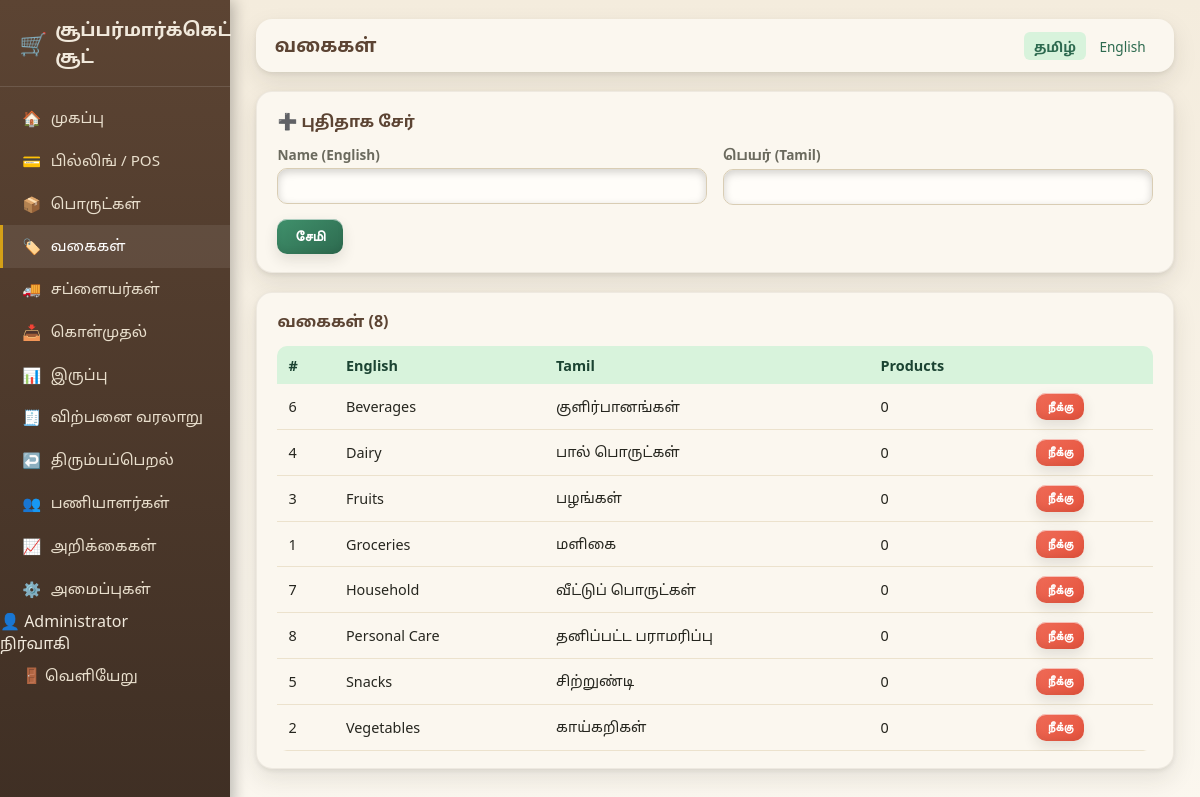
Screenshot of /products/categories.php (signed in) with the database file from the repository.
### tables this page shows
CREATE TABLE IF NOT EXISTS categories (
    id INT AUTO_INCREMENT PRIMARY KEY,
    name VARCHAR(100) NOT NULL,
    name_ta VARCHAR(100) DEFAULT NULL,
    parent_id INT DEFAULT NULL,
    icon VARCHAR(50) DEFAULT NULL,
    is_active TINYINT(1) NOT NULL DEFAULT 1,
    deleted_at DATETIME DEFAULT NULL,
    created_at DATETIME DEFAULT CURRENT_TIMESTAMP,
    KEY idx_parent (parent_id)
);

### includes/functions.php (called while the page is built, shortened)
<?php
function get_setting(): array
{
    static $settings = null;
    if ($settings === null) {
        $stmt = db()->query("SELECT * FROM store_settings LIMIT 1");
        $settings = $stmt->fetch() ?: [];
    }
    return $settings;
}
function load_lang(): array
{
    static $lang = null;
    if ($lang === null) {
        $code = $_SESSION['lang'] ?? (get_setting()['default_language'] ?? 'ta');
        $file = __DIR__ . '/../lang/' . $code . '.json';
        $lang = json_decode(file_get_contents($file), true) ?: [];
    }
    return $lang;
}
function t(string $key): string
{
    $lang = load_lang();
    return $lang[$key] ?? $key;
}
function e(?string $val): string
{
    return htmlspecialchars($val ?? '', ENT_QUOTES, 'UTF-8');
}

### includes/auth.php (called while the page is built, shortened)
<?php
require_once __DIR__ . '/../config/db.php';
function current_user(): ?array
{
    return $_SESSION['user'] ?? null;
}
function can(string $moduleKey): bool
{
    $user = current_user();
    $allowed = $GLOBALS['PERMISSIONS'][$moduleKey] ?? [];
    return in_array($user['role'], $allowed, true);
}
function base_url(string $path = ''): string
{
    $base = defined('APP_BASE_URL') ? APP_BASE_URL : '';
    return rtrim($base, '/') . '/' . ltrim($path, '/');
}

### config/db.php (called while the page is built, shortened)
<?php
function db(): PDO
{
    static $pdo = null;
    if ($pdo === null) {
        try {
            $dsn = 'mysql:host=' . DB_HOST . ';dbname=' . DB_NAME . ';charset=utf8mb4';
            $pdo = new PDO($dsn, DB_USER, DB_PASS, [
                PDO::ATTR_ERRMODE            => PDO::ERRMODE_EXCEPTION,
                PDO::ATTR_DEFAULT_FETCH_MODE => PDO::FETCH_ASSOC,
                PDO::ATTR_EMULATE_PREPARES   => false,
            ]);
        } catch (PDOException $e) {
            http_response_code(500);
            die('Database connection failed. Please check config/db.php credentials. (' . htmlspecialchars($e->getMessage()) . ')');
        }
    }
    return $pdo;
}

### products/categories.php (the view, shortened to what this page needs)
<?php
require_once __DIR__ . '/../includes/functions.php';
require_once __DIR__ . '/../includes/auth.php';
$categories = db()->query("SELECT c.*, (SELECT COUNT(*) FROM products p WHERE p.category_id=c.id AND p.deleted_at IS NULL) product_count FROM categories c WHERE c.deleted_at IS NULL ORDER BY c.name")->fetchAll();
$pageTitle = t('categories');
$activeModule = 'categories';
require_once __DIR__ . '/../includes/header.php';
?>
<div class="card">
  <div class="card-title">
    ➕ <?= e(t('add_new')) ?>
  </div>
  <form method="post">
    <div class="form-row">
      <div><label>Name (English)</label><input type="text" name="name" required></div>
      <div><label>பெயர் (Tamil)</label><input type="text" name="name_ta"></div>
    </div>
    <button class="btn btn-primary" type="submit"><?= e(t('save')) ?></button>
  </form>
</div>
<div class="card">
  <div class="card-title"><?= e(t('categories')) ?> (<?= count($categories) ?>)</div>
  <div class="table-scroll">
  <table class="data-table">
    <tr><th>#</th><th>English</th><th>Tamil</th><th>Products</th><th></th></tr>
    <?php foreach ($categories as $c): ?>
    <tr>
      <td><?= (int)$c['id'] ?></td>
      <td><?= e($c['name']) ?></td>
      <td><?= e($c['name_ta']) ?></td>
      <td><?= (int)$c['product_count'] ?></td>
      <td>
        <form method="post" style="display:inline" onsubmit="return confirmDelete('Delete this category?')">
          <button class="btn btn-sm btn-danger" type="submit"><?= e(t('delete')) ?></button>
        </form>
      </td>
    </tr>
    <?php endforeach; ?>
  </table>
  </div>
</div>
<?php require_once __DIR__ . '/../includes/footer.php'; ?>

### includes/header.php (shortened to what this page needs)
<?php
require_once __DIR__ . '/auth.php';
require_once __DIR__ . '/functions.php';
$pageTitle = $pageTitle ?? t('dashboard');
$activeModule = $activeModule ?? '';
$user = current_user();
?>
<!DOCTYPE html>
<html lang="<?= e($_SESSION['lang'] ?? 'ta') ?>">
<head>
<link rel="stylesheet" href="<?= base_url('assets/css/style.css') ?>">
</head>
<body>
<div class="app-shell">
  <aside class="sidebar">
    <div class="brand"><span class="emoji">🛒</span> <span><?= e(t('app_name')) ?></span></div>
    <nav>
      <?php
      $links = [
        'dashboard'      => ['dashboard.php', t('dashboard'), '🏠'],
        'billing'        => ['billing.php', t('billing'), '💳'],
        'products'       => ['products/index.php', t('products'), '📦'],
        'categories'     => ['products/categories.php', t('categories'), '🏷️'],
        'suppliers'      => ['products/suppliers.php', t('suppliers'), '🚚'],
        'purchases'      => ['products/purchases.php', t('purchases'), '📥'],
        'stock'          => ['products/stock_adjust.php', t('stock'), '📊'],
        'sales_history'  => ['sales_history.php', t('sales_history'), '🧾'],
        'returns'        => ['returns.php', t('returns'), '↩️'],
        'staff'          => ['staff.php', t('staff'), '👥'],
        'reports'        => ['reports/index.php', t('reports'), '📈'],
        'settings'       => ['settings.php', t('settings'), '⚙️'],
      ];
      foreach ($links as $key => [$href, $label, $icon]) {
          $cls = ($activeModule === $key) ? 'active' : '';
          echo '<a class="' . $cls . '" href="' . base_url($href) . '">' . $icon . ' <span>' . e($label) . '</span></a>';
      }
      ?>
    </nav>
    <div class="role-tag">👤 <?= e($user['name']) ?><br><?= e(t('role_' . $user['role'])) ?></div>
    <nav><a href="<?= base_url('logout.php') ?>">🚪 <?= e(t('logout')) ?></a></nav>
  </aside>
  <main class="main">
    <div class="topbar">
      <h3 style="margin:0;"><?= e($pageTitle) ?></h3>
      <div class="lang-switch">
        <a href="?lang=ta" class="<?= (($_SESSION['lang'] ?? 'ta') === 'ta') ? 'active' : '' ?>">தமிழ்</a>
        <a href="?lang=en" class="<?= (($_SESSION['lang'] ?? 'ta') === 'en') ? 'active' : '' ?>">English</a>
      </div>
    </div>

### includes/footer.php (shortened to what this page needs)
  </main>
</div>
</body>
</html>

### assets/css/style.css (style rules this page uses)
:root { --green-900:#1b4332; --green-700:#2d6a4f; --green-600:#40916c; --green-500:#52b788; --green-100:#d8f3dc; --wood-800:#5c4433; --wood-600:#8a6242; --cream-50:#fbf7ef; --cream-100:#f4ecdd; --gold-500:#d4a017; --red-500:#e5533d; --ink-900:#26261f; --ink-500:#6b6a5e; --radius-lg:16px; --radius-md:10px; --radius-sm:6px; --shadow-raised: 0 6px 14px rgba(38,38,31,.12), 0 1px 0 rgba(255,255,255,.6) inset, 0 -3px 6px rgba(0,0,0,.06) inset; --shadow-pressed: inset 0 3px 8px rgba(0,0,0,.18); --shadow-card: 0 10px 24px rgba(38,38,31,.10), 0 2px 4px rgba(38,38,31,.08); }
* { box-sizing:border-box; }
html,body { margin:0;padding:0; }
body { font-family:'Segoe UI', 'Noto Sans Tamil', 'Catamaran', Tahoma, sans-serif; background: linear-gradient(180deg, var(--cream-100) 0%, var(--cream-50) 100%); color:var(--ink-900); min-height:100vh; }
a { color:var(--green-700); text-decoration:none; }
h1,h2,h3,h4 { margin:0 0 .5rem; color:var(--wood-800); }
.app-shell { display:flex; min-height:100vh; }
.sidebar { width:230px; flex-shrink:0; background: linear-gradient(180deg, var(--wood-800), #3f2f24); color:#f1e9dc; padding:1rem 0; box-shadow: 4px 0 14px rgba(0,0,0,.25); }
.sidebar .brand { padding: 0 1.2rem 1rem; font-weight:700; font-size:1.15rem; border-bottom:1px solid rgba(255,255,255,.12); margin-bottom: .6rem; display:flex; align-items:center; gap:.5rem; }
.sidebar .brand .emoji { font-size:1.4rem; }
.sidebar nav a { display:flex; align-items:center; gap:.6rem; color:#e9dfcd; padding:.65rem 1.2rem; font-size:.95rem; border-left:3px solid transparent; }
.sidebar nav a:hover, .sidebar nav a.active { background: rgba(255,255,255,.08); border-left-color: var(--gold-500); color:#fff; }
.main { flex:1; padding:1.2rem 1.6rem; max-width:100%; overflow-x:hidden; }
.topbar { display:flex; justify-content:space-between; align-items:center; background:var(--cream-50); border-radius: var(--radius-lg); box-shadow: var(--shadow-card); padding:.8rem 1.2rem; margin-bottom:1.2rem; }
.topbar .lang-switch a { padding:.3rem .6rem; border-radius:var(--radius-sm); font-size:.85rem; }
.topbar .lang-switch a.active { background:var(--green-100); font-weight:700; }
.card { background:var(--cream-50); border-radius: var(--radius-lg); box-shadow: var(--shadow-card); padding:1.1rem 1.3rem; margin-bottom:1.2rem; border:1px solid rgba(92,68,51,.08); }
.card-title { font-weight:700; color:var(--wood-800); margin-bottom:.8rem; display:flex; justify-content:space-between; align-items:center; }
.btn { display:inline-flex; align-items:center; gap:.4rem; border:none; border-radius:var(--radius-md); padding:.55rem 1.1rem; font-size:.9rem; font-weight:600; cursor:pointer; box-shadow: var(--shadow-raised); background: linear-gradient(145deg,#fff,#efe7d6); color:var(--ink-900); transition: transform .05s ease; }
.btn-primary { background: linear-gradient(145deg, var(--green-600), var(--green-700)); color:#fff; }
.btn-danger { background: linear-gradient(145deg,#ef6b57, var(--red-500)); color:#fff; }
.btn-sm { padding:.35rem .7rem; font-size:.8rem; }
label { font-size:.85rem; font-weight:600; color:var(--ink-500); display:block; margin-bottom:.25rem; }
input[type=text],input[type=password],input[type=number],input[type=date],input[type=search], input[type=email],input[type=tel],select,textarea { width:100%; padding:.55rem .7rem; border-radius:var(--radius-md); border:1px solid #d9cdb4; background:#fffdf9; box-shadow: var(--shadow-pressed); font-size:.92rem; margin-bottom:.9rem; }
.form-row { display:flex; gap:1rem; flex-wrap:wrap; }
.form-row > div { flex:1; min-width:180px; }
table.data-table { width:100%; border-collapse:collapse; font-size:.9rem; }
table.data-table th { background:var(--green-100); color:var(--green-900); padding:.6rem .7rem; text-align:left; position:sticky; top:0; }
table.data-table td { padding:.55rem .7rem; border-bottom:1px solid #ece2cd; }
.table-scroll { overflow-x:auto; border-radius:var(--radius-md); }

### rows the page displays
categories: id "6", name "Beverages", name_ta "குளிர்பானங்கள்", product_count "0"
categories: id "4", name "Dairy", name_ta "பால் பொருட்கள்", product_count "0"
categories: id "3", name "Fruits", name_ta "பழங்கள்", product_count "0"
categories: id "1", name "Groceries", name_ta "மளிகை", product_count "0"
categories: id "7", name "Household", name_ta "வீட்டுப் பொருட்கள்", product_count "0"
categories: id "8", name "Personal Care", name_ta "தனிப்பட்ட பராமரிப்பு", product_count "0"
categories: id "5", name "Snacks", name_ta "சிற்றுண்டி", product_count "0"
categories: id "2", name "Vegetables", name_ta "காய்கறிகள்", product_count "0"

### other values shown
t('app_name') "சூப்பர்மார்க்கெட் சூட்"
$icon "🏠"
$label "முகப்பு"
$icon "💳"
$label "பில்லிங் / POS"
$icon "📦"
$label "பொருட்கள்"
$icon "🏷️"
$label "வகைகள்"
$icon "🚚"
$label "சப்ளையர்கள்"
$icon "📥"
$label "கொள்முதல்"
$icon "📊"
$label "இருப்பு"
